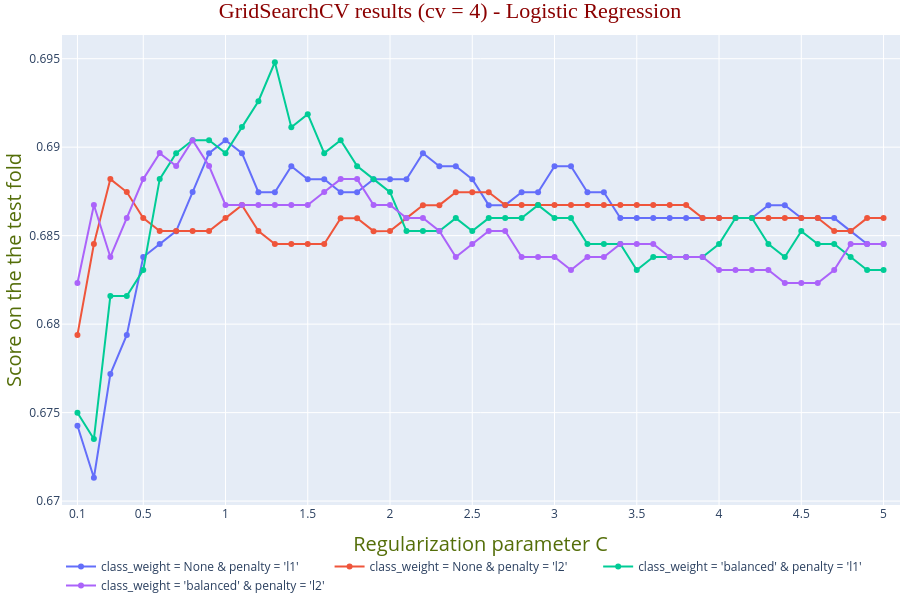

The cell this chart's notebook holds for it:
### Code cell
fig = go.Figure()

fig.add_trace(go.Scatter(x=np.around(np.linspace(0.1, 5, num=50), 1),
                    y=logistic_regression_grid_search.cv_results_['mean_test_score'][::4],
                    name="class_weight = None & penalty = 'l1'",
                    mode='lines+markers',
                    hovertemplate="class_weight = None<br>penalty = 'l1'<br>C = %{x}<br>Score = %{y}<extra></extra>"))

fig.add_trace(go.Scatter(x=np.around(np.linspace(0.1, 5, num=50), 1),
                    y=logistic_regression_grid_search.cv_results_['mean_test_score'][1::4],
                    name="class_weight = None & penalty = 'l2'",
                    mode='lines+markers',
                    hovertemplate="class_weight = None<br>penalty = 'l2'<br>C = %{x}<br>Score = %{y}<extra></extra>"))

fig.add_trace(go.Scatter(x=np.around(np.linspace(0.1, 5, num=50), 1),
                    y=logistic_regression_grid_search.cv_results_['mean_test_score'][2::4],
                    name="class_weight = 'balanced' & penalty = 'l1'",
                    mode='lines+markers',
                    hovertemplate="class_weight = 'balanced'<br>penalty = 'l1'<br>C = %{x}<br>Score = %{y}<extra></extra>"))

fig.add_trace(go.Scatter(x=np.around(np.linspace(0.1, 5, num=50), 1),
                    y=logistic_regression_grid_search.cv_results_['mean_test_score'][3::4],
                    name="class_weight = 'balanced' & penalty = 'l2'",
                    mode='lines+markers',
                    hovertemplate="class_weight = 'balanced'<br>penalty = 'l2'<br>C = %{x}<br>Score = %{y}<extra></extra>"))

fig.update_xaxes(title="Regularization parameter C", 
                 title_font=dict(size=20, family='Open Sans', color='#546E09'))

fig.update_yaxes(title="Score on the the test fold", 
                 title_font=dict(size=20, family='Open Sans', color='#546E09'))

fig.update_layout(title="GridSearchCV results (cv = 4) - Logistic Regression",
                  title_x=0.5,
                  title_font_family="Times New Roman",
                  title_font_size=22,
                  title_font_color="darkred",
                  xaxis_range=[0,5.1],
                  xaxis=dict(tickvals=[0.1,0.5,1,1.5,2,2.5,3,3.5,4,4.5,5]),
                  margin={"t": 35, "b": 20, "l": 0, "r": 0},
                  height=600,
                  showlegend=True,
                  legend=dict(orientation="h"))

fig.show()

### Figure 1 — Plotly figure (JSON) as saved in the notebook; plotly's stock layout.template omitted (floating-point values rounded to 4 significant figures)
{"data": [{"hovertemplate": "class_weight = None<br>penalty = 'l1'<br>C = %{x}<br>Score = %{y}<extra></extra>", "mode": "lines+markers", "name": "class_weight = None & penalty = 'l1'", "type": "scatter", "x": [0.1, 0.2, 0.3, 0.4, 0.5, 0.6, 0.7, 0.8, 0.9, 1, 1.1, 1.2, 1.3, 1.4, 1.5, 1.6, 1.7, 1.8, 1.9, 2, 2.1, 2.2, 2.3, 2.4, 2.5, 2.6, 2.7, 2.8, 2.9, 3, 3.1, 3.2, 3.3, 3.4, 3.5, 3.6, 3.7, 3.8, 3.9, 4, 4.1, 4.2, 4.3, 4.4, 4.5, 4.6, 4.7, 4.8, 4.9, 5], "y": [0.6743, 0.6713, 0.6772, 0.6794, 0.6838, 0.6845, 0.6853, 0.6875, 0.6897, 0.6904, 0.6897, 0.6875, 0.6875, 0.6889, 0.6882, 0.6882, 0.6875, 0.6875, 0.6882, 0.6882, 0.6882, 0.6897, 0.6889, 0.6889, 0.6882, 0.6867, 0.6867, 0.6875, 0.6875, 0.6889, 0.6889, 0.6875, 0.6875, 0.686, 0.686, 0.686, 0.686, 0.686, 0.686, 0.686, 0.686, 0.686, 0.6867, 0.6867, 0.686, 0.686, 0.686, 0.6853, 0.6845, 0.6845]}, {"hovertemplate": "class_weight = None<br>penalty = 'l2'<br>C = %{x}<br>Score = %{y}<extra></extra>", "mode": "lines+markers", "name": "class_weight = None & penalty = 'l2'", "type": "scatter", "x": [0.1, 0.2, 0.3, 0.4, 0.5, 0.6, 0.7, 0.8, 0.9, 1, 1.1, 1.2, 1.3, 1.4, 1.5, 1.6, 1.7, 1.8, 1.9, 2, 2.1, 2.2, 2.3, 2.4, 2.5, 2.6, 2.7, 2.8, 2.9, 3, 3.1, 3.2, 3.3, 3.4, 3.5, 3.6, 3.7, 3.8, 3.9, 4, 4.1, 4.2, 4.3, 4.4, 4.5, 4.6, 4.7, 4.8, 4.9, 5], "y": [0.6794, 0.6845, 0.6882, 0.6875, 0.686, 0.6853, 0.6853, 0.6853, 0.6853, 0.686, 0.6867, 0.6853, 0.6845, 0.6845, 0.6845, 0.6845, 0.686, 0.686, 0.6853, 0.6853, 0.686, 0.6867, 0.6867, 0.6875, 0.6875, 0.6875, 0.6867, 0.6867, 0.6867, 0.6867, 0.6867, 0.6867, 0.6867, 0.6867, 0.6867, 0.6867, 0.6867, 0.6867, 0.686, 0.686, 0.686, 0.686, 0.686, 0.686, 0.686, 0.686, 0.6853, 0.6853, 0.686, 0.686]}, {"hovertemplate": "class_weight = 'balanced'<br>penalty = 'l1'<br>C = %{x}<br>Score = %{y}<extra></extra>", "mode": "lines+markers", "name": "class_weight = 'balanced' & penalty = 'l1'", "type": "scatter", "x": [0.1, 0.2, 0.3, 0.4, 0.5, 0.6, 0.7, 0.8, 0.9, 1, 1.1, 1.2, 1.3, 1.4, 1.5, 1.6, 1.7, 1.8, 1.9, 2, 2.1, 2.2, 2.3, 2.4, 2.5, 2.6, 2.7, 2.8, 2.9, 3, 3.1, 3.2, 3.3, 3.4, 3.5, 3.6, 3.7, 3.8, 3.9, 4, 4.1, 4.2, 4.3, 4.4, 4.5, 4.6, 4.7, 4.8, 4.9, 5], "y": [0.675, 0.6735, 0.6816, 0.6816, 0.6831, 0.6882, 0.6897, 0.6904, 0.6904, 0.6897, 0.6911, 0.6926, 0.6948, 0.6911, 0.6919, 0.6897, 0.6904, 0.6889, 0.6882, 0.6875, 0.6853, 0.6853, 0.6853, 0.686, 0.6853, 0.686, 0.686, 0.686, 0.6867, 0.686, 0.686, 0.6845, 0.6845, 0.6845, 0.6831, 0.6838, 0.6838, 0.6838, 0.6838, 0.6845, 0.686, 0.686, 0.6845, 0.6838, 0.6853, 0.6845, 0.6845, 0.6838, 0.6831, 0.6831]}, {"hovertemplate": "class_weight = 'balanced'<br>penalty = 'l2'<br>C = %{x}<br>Score = %{y}<extra></extra>", "mode": "lines+markers", "name": "class_weight = 'balanced' & penalty = 'l2'", "type": "scatter", "x": [0.1, 0.2, 0.3, 0.4, 0.5, 0.6, 0.7, 0.8, 0.9, 1, 1.1, 1.2, 1.3, 1.4, 1.5, 1.6, 1.7, 1.8, 1.9, 2, 2.1, 2.2, 2.3, 2.4, 2.5, 2.6, 2.7, 2.8, 2.9, 3, 3.1, 3.2, 3.3, 3.4, 3.5, 3.6, 3.7, 3.8, 3.9, 4, 4.1, 4.2, 4.3, 4.4, 4.5, 4.6, 4.7, 4.8, 4.9, 5], "y": [0.6823, 0.6867, 0.6838, 0.686, 0.6882, 0.6897, 0.6889, 0.6904, 0.6889, 0.6867, 0.6867, 0.6867, 0.6867, 0.6867, 0.6867, 0.6875, 0.6882, 0.6882, 0.6867, 0.6867, 0.686, 0.686, 0.6853, 0.6838, 0.6845, 0.6853, 0.6853, 0.6838, 0.6838, 0.6838, 0.6831, 0.6838, 0.6838, 0.6845, 0.6845, 0.6845, 0.6838, 0.6838, 0.6838, 0.6831, 0.6831, 0.6831, 0.6831, 0.6823, 0.6823, 0.6823, 0.6831, 0.6845, 0.6845, 0.6845]}], "layout": {"height": 600, "legend": {"orientation": "h"}, "margin": {"b": 20, "l": 0, "r": 0, "t": 35}, "showlegend": true, "title": {"font": {"color": "darkred", "family": "Times New Roman", "size": 22}, "text": "GridSearchCV results (cv = 4) - Logistic Regression", "x": 0.5}, "xaxis": {"range": [0, 5.1], "tickvals": [0.1, 0.5, 1, 1.5, 2, 2.5, 3, 3.5, 4, 4.5, 5], "title": {"font": {"color": "#546E09", "family": "Open Sans", "size": 20}, "text": "Regularization parameter C"}}, "yaxis": {"title": {"font": {"color": "#546E09", "family": "Open Sans", "size": 20}, "text": "Score on the the test fold"}}}}
